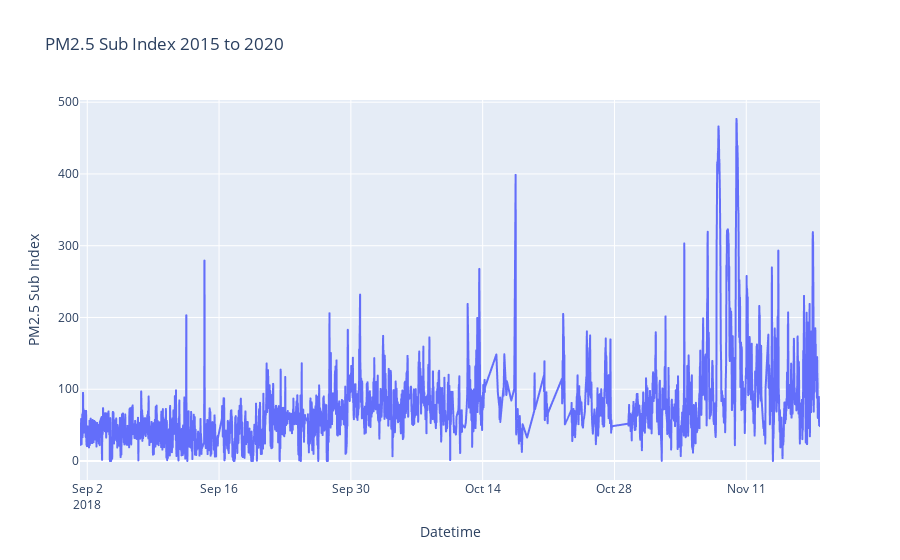

Source (notebook cell):
### Code cell
mpcb = data_by_date('2018-09-01', '2018-12-31', mpcb_id)
mpcb = mpcb.drop(mpcb[mpcb.sub_index > 500].index)
fig = px.line(mpcb, 'datetime', 'sub_index', title='PM2.5 Sub Index 2015 to 2020')
fig.update_xaxes(title='Datetime')
fig.update_yaxes(title='PM2.5 Sub Index')
fig.show()

### Figure 1 — Plotly figure (JSON) as saved in the notebook; plotly's stock layout.template omitted (floating-point values rounded to 4 significant figures; data arrays with more than 128 entries replaced by an {"elided": "..."} marker saying what was removed)
{"data": [{"hovertemplate": "datetime=%{x}<br>sub_index=%{y}<extra></extra>", "legendgroup": "", "line": {"color": "#636efa", "dash": "solid"}, "marker": {"symbol": "circle"}, "mode": "lines", "name": "", "showlegend": false, "type": "scattergl", "x": {"elided": "4937 str values"}, "xaxis": "x", "y": {"elided": "4937 float values"}, "yaxis": "y"}], "layout": {"legend": {"tracegroupgap": 0}, "title": {"text": "PM2.5 Sub Index 2015 to 2020"}, "xaxis": {"anchor": "y", "domain": [0, 1], "title": {"text": "Datetime"}}, "yaxis": {"anchor": "x", "domain": [0, 1], "title": {"text": "PM2.5 Sub Index"}}}}
